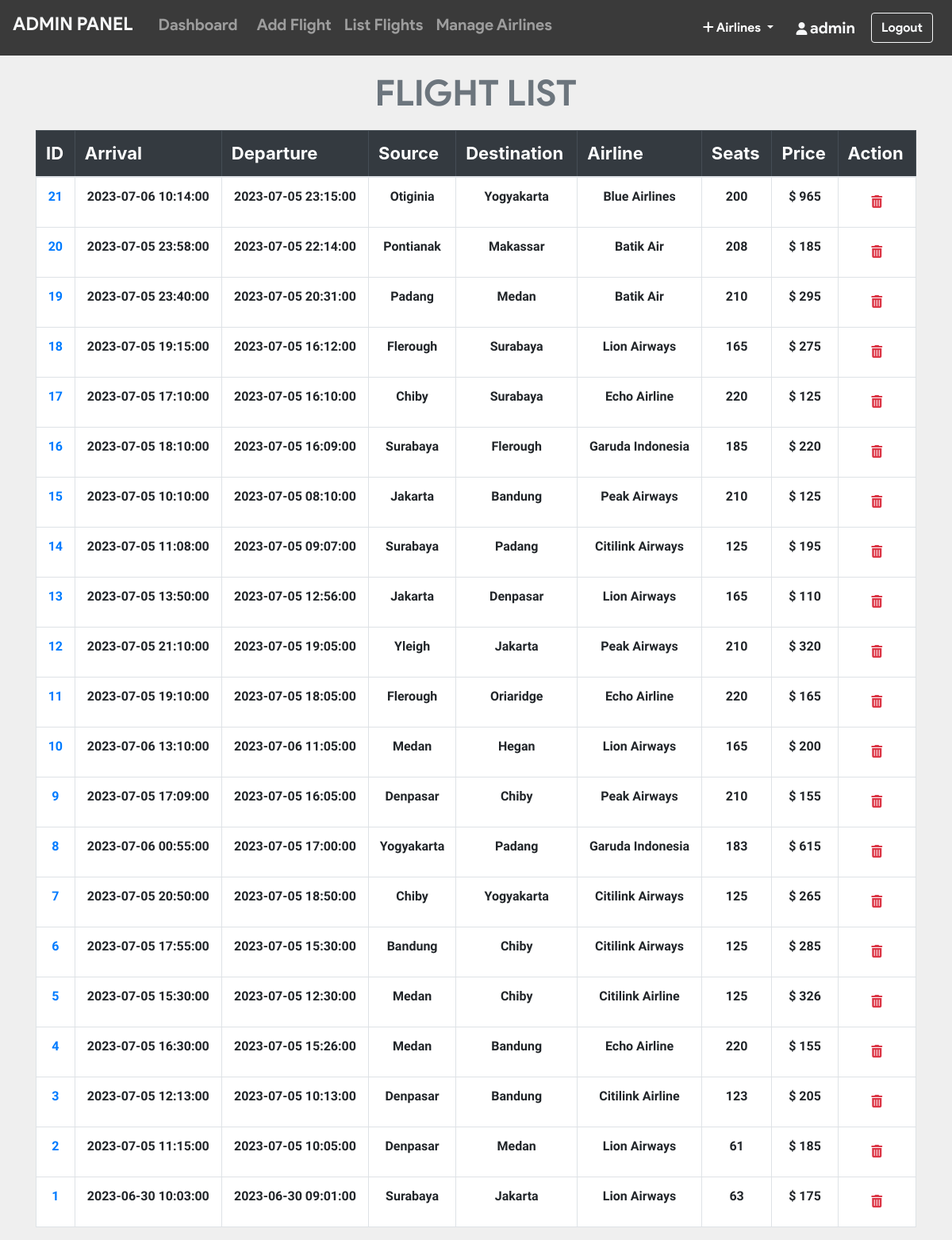
The app's page /admin/all_flights.php (signed in) with its own data.
### tables this page shows
CREATE TABLE `flight` (
  `flight_id` int(11) NOT NULL,
  `admin_id` int(11) NOT NULL,
  `arrivale` datetime NOT NULL,
  `departure` datetime NOT NULL,
  `Destination` varchar(20) NOT NULL,
  `source` varchar(20) NOT NULL,
  `airline` varchar(20) NOT NULL,
  `Seats` varchar(110) NOT NULL,
  `duration` varchar(20) NOT NULL,
  `Price` int(11) NOT NULL,
  `status` varchar(6) DEFAULT NULL,
  `issue` varchar(50) DEFAULT NULL,
  `last_seat` varchar(5) DEFAULT '',
  `bus_seats` int(11) DEFAULT '20',
  `last_bus_seat` varchar(5) DEFAULT ''
);

### admin/all_flights.php (the view, shortened to what this page needs)
<?php include_once 'header.php'; ?>
<?php include_once 'footer.php';
require '../helpers/init_conn_db.php';?>
    <main>
        <?php if(isset($_SESSION['adminId'])) { ?>
          <div class="container-md mt-2">
            <h1 class="display-4 text-center text-secondary"
              >FLIGHT LIST</h1>
            <table class="table table-bordered">
              <thead class="table-dark">
                <tr>
                  <th scope="col">ID</th>
                  <th scope="col">Arrival</th>
                  <th scope="col">Departure</th>
                  <th scope="col">Source</th>
                  <th scope="col">Destination</th>
                  <th scope="col">Airline</th>
                  <th scope="col">Seats</th>
                  <th scope="col">Price</th>
                  <th scope="col">Action</th>
                </tr>
              </thead>
              <tbody>
                <?php
                $sql = 'SELECT * FROM Flight ORDER BY flight_id DESC';
                $stmt = mysqli_stmt_init($conn);
                mysqli_stmt_prepare($stmt,$sql);
                mysqli_stmt_execute($stmt);
                $result = mysqli_stmt_get_result($stmt);
                while ($row = mysqli_fetch_assoc($result)) {
                  echo "
                  <tr class='text-center'>
                    <td scope='row'>
                      <a href='pass_list.php?flight_id=".$row['flight_id']."'>
                      ".$row['flight_id']." </a> </td>
                    <td>".$row['arrivale']."</td>
                    <td>".$row['departure']."</td>
                    <td>".$row['source']."</td>
                    <td>".$row['Destination']."</td>
                    <td>".$row['airline']."</td>
                    <td>".$row['Seats']."</td>
                    <td>$ ".$row['Price']."</td>
                    <td>
                    <form action='all_flights.php' method='post'>
                      <input name='flight_id' type='hidden' value=".$row['flight_id'].">
                      <button  class='btn' type='submit' name='del_flight'>
                      <i class='text-danger fa fa-trash'></i></button>
                    </form>
                    </td>
                  </tr>
                  ";
                }
                ?>
              </tbody>
            </table>
          </div>
        <?php } ?>
    </main>

### admin/all_flights.php (style rules this page uses)
table { background-color: white; }
h1 { margin-top: 20px; margin-bottom: 20px; font-family: 'product sans'; font-size: 45px !important; font-weight: lighter; }
body { background-color: #efefef; }
th { font-size: 22px; }
td { margin-top: 10px !important; font-size: 16px; font-weight: bold; font-family: 'Assistant', sans-serif !important; }

### records on screen
flight: flight_id "21", arrivale "2023-07-06 10:14:00", departure "2023-07-05 23:15:00", source "Otiginia", Destination "Yogyakarta", airline "Blue Airlines", Seats "200", Price "965"
flight: flight_id "20", arrivale "2023-07-05 23:58:00", departure "2023-07-05 22:14:00", source "Pontianak", Destination "Makassar", airline "Batik Air", Seats "208", Price "185"
flight: flight_id "19", arrivale "2023-07-05 23:40:00", departure "2023-07-05 20:31:00", source "Padang", Destination "Medan", airline "Batik Air", Seats "210", Price "295"
flight: flight_id "18", arrivale "2023-07-05 19:15:00", departure "2023-07-05 16:12:00", source "Flerough", Destination "Surabaya", airline "Lion Airways", Seats "165", Price "275"
flight: flight_id "17", arrivale "2023-07-05 17:10:00", departure "2023-07-05 16:10:00", source "Chiby", Destination "Surabaya", airline "Echo Airline", Seats "220", Price "125"
flight: flight_id "16", arrivale "2023-07-05 18:10:00", departure "2023-07-05 16:09:00", source "Surabaya", Destination "Flerough", airline "Garuda Indonesia", Seats "185", Price "220"
flight: flight_id "15", arrivale "2023-07-05 10:10:00", departure "2023-07-05 08:10:00", source "Jakarta", Destination "Bandung", airline "Peak Airways", Seats "210", Price "125"
flight: flight_id "14", arrivale "2023-07-05 11:08:00", departure "2023-07-05 09:07:00", source "Surabaya", Destination "Padang", airline "Citilink Airways", Seats "125", Price "195"
flight: flight_id "13", arrivale "2023-07-05 13:50:00", departure "2023-07-05 12:56:00", source "Jakarta", Destination "Denpasar", airline "Lion Airways", Seats "165", Price "110"
flight: flight_id "12", arrivale "2023-07-05 21:10:00", departure "2023-07-05 19:05:00", source "Yleigh", Destination "Jakarta", airline "Peak Airways", Seats "210", Price "320"
flight: flight_id "11", arrivale "2023-07-05 19:10:00", departure "2023-07-05 18:05:00", source "Flerough", Destination "Oriaridge", airline "Echo Airline", Seats "220", Price "165"
flight: flight_id "10", arrivale "2023-07-06 13:10:00", departure "2023-07-06 11:05:00", source "Medan", Destination "Hegan", airline "Lion Airways", Seats "165", Price "200"
flight: flight_id "9", arrivale "2023-07-05 17:09:00", departure "2023-07-05 16:05:00", source "Denpasar", Destination "Chiby", airline "Peak Airways", Seats "210", Price "155"
flight: flight_id "8", arrivale "2023-07-06 00:55:00", departure "2023-07-05 17:00:00", source "Yogyakarta", Destination "Padang", airline "Garuda Indonesia", Seats "183", Price "615"
flight: flight_id "7", arrivale "2023-07-05 20:50:00", departure "2023-07-05 18:50:00", source "Chiby", Destination "Yogyakarta", airline "Citilink Airways", Seats "125", Price "265"
flight: flight_id "6", arrivale "2023-07-05 17:55:00", departure "2023-07-05 15:30:00", source "Bandung", Destination "Chiby", airline "Citilink Airways", Seats "125", Price "285"
flight: flight_id "5", arrivale "2023-07-05 15:30:00", departure "2023-07-05 12:30:00", source "Medan", Destination "Chiby", airline "Citilink Airline", Seats "125", Price "326"
flight: flight_id "4", arrivale "2023-07-05 16:30:00", departure "2023-07-05 15:26:00", source "Medan", Destination "Bandung", airline "Echo Airline", Seats "220", Price "155"
flight: flight_id "3", arrivale "2023-07-05 12:13:00", departure "2023-07-05 10:13:00", source "Denpasar", Destination "Bandung", airline "Citilink Airline", Seats "123", Price "205"
flight: flight_id "2", arrivale "2023-07-05 11:15:00", departure "2023-07-05 10:05:00", source "Denpasar", Destination "Medan", airline "Lion Airways", Seats "61", Price "185"
flight: flight_id "1", arrivale "2023-06-30 10:03:00", departure "2023-06-30 09:01:00", source "Surabaya", Destination "Jakarta", airline "Lion Airways", Seats "63", Price "175"

### other values on screen
$_SESSION['adminUname'] "admin"
